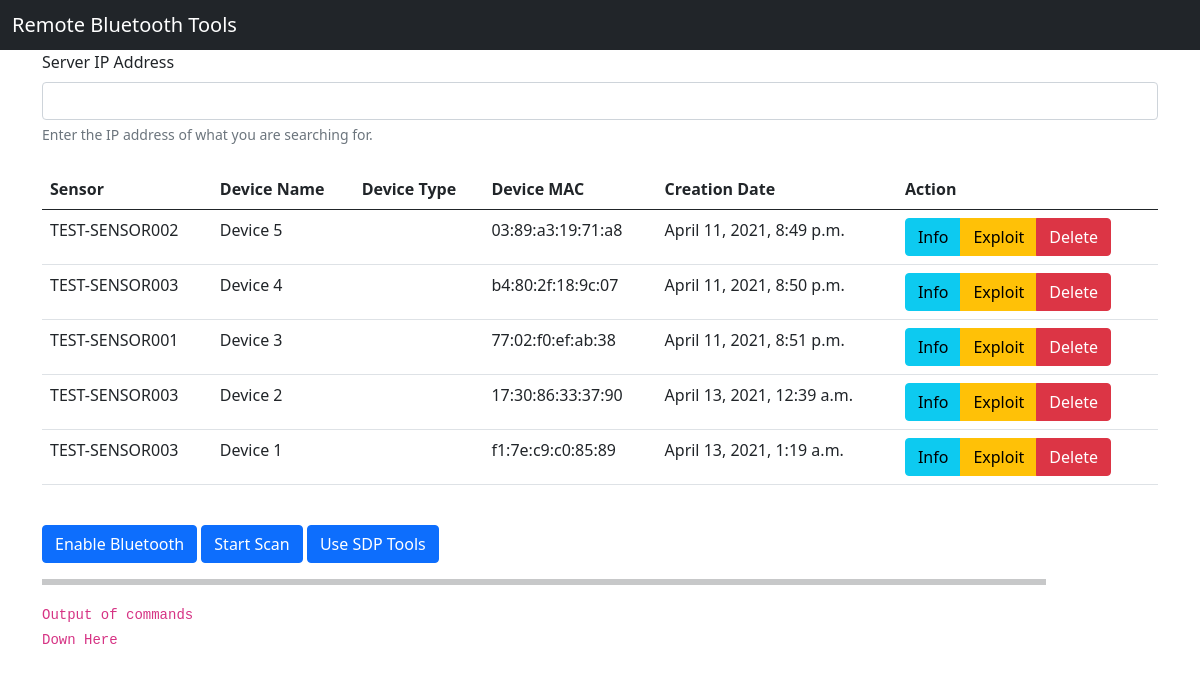
The page / on the database its author committed.
### home/models.py (models this page shows, shortened)
class BluetoothDevice(models.Model):
    sensor = models.CharField(max_length=100)
    device_name = models.CharField(max_length=100)
    device_mac = models.CharField(max_length=100)
    creation_date = models.DateTimeField(default=timezone.now)

### home/views.py (the view)
# urls.py: path('', views.index, name='index'),
def index(request): #Function based view
    devices = BluetoothDevice.objects.all()
    return render(request, 'home/index.html', {'devices': devices})

### home/templates/home/index.html
{% extends "home/base.html" %}
{% block content %}
<div class="container" id="search">
    <form action="#" method="POST">
        <label for="ip_address" class="form-label">Server IP Address</label>
<input type="text" id="ip_address" class="form-control" aria-describedby="ipHelpBlock">
<div id="ipHelpBlock" class="form-text">
Enter the IP address of what you are searching for.</div>
    </form>
    <br>
</div>
<div class="container" id="listing">
    <table class="table">
        <thead>
            <tr>
                <th scope="col">Sensor</th>
                <th scope="col">Device Name</th>
                <th scope="col">Device Type</th>
                <th scope="col">Device MAC</th>
                <th scope="col">Creation Date</th>
                <th scope="col">Action</th>
            </tr>
        </thead>
        <tbody>
            {% for device in devices%}
            <tr>
                <td>{{device.sensor}}</td>
                <td>{{device.device_name}}</td>
                <td>{{device.device_type}}</td>
                <td>{{device.device_mac}}</td>
                <td>{{device.creation_date}}</td>
                <td>
                    <div class="btn-group" role="group" aria-label="Basic example">
                        <button type="button" class="btn btn-info">Info</button>
                        <button type="button" class="btn btn-warning">Exploit</button>
                        <button type="button" class="btn btn-danger">Delete</button>
                      </div>
                </td>
            </tr>
            {% endfor %}
        </tbody>
    </table>
</div>
<br>
<div class="container" id="commands">
        <button type="button" class="btn btn-primary">Enable Bluetooth</button>
        <button type="button" class="btn btn-primary">Start Scan</button>
        <button type="button" class="btn btn-primary">Use SDP Tools</button>
</div>
<div class="container" id="output">
    <hr size="8" width="90%" color="red">
    <code>
        Output of commands <br>
        Down Here
    </code>
</div>
{% endblock %}

### rows shown on the page
BluetoothDevice: sensor "TEST-SENSOR002", device_name "Device 5", device_mac "03:89:a3:19:71:a8", creation_date "April 11, 2021, 8:49 p.m."
BluetoothDevice: sensor "TEST-SENSOR003", device_name "Device 4", device_mac "b4:80:2f:18:9c:07", creation_date "April 11, 2021, 8:50 p.m."
BluetoothDevice: sensor "TEST-SENSOR001", device_name "Device 3", device_mac "77:02:f0:ef:ab:38", creation_date "April 11, 2021, 8:51 p.m."
BluetoothDevice: sensor "TEST-SENSOR003", device_name "Device 2", device_mac "17:30:86:33:37:90", creation_date "April 13, 2021, 12:39 a.m."
BluetoothDevice: sensor "TEST-SENSOR003", device_name "Device 1", device_mac "f1:7e:c9:c0:85:89", creation_date "April 13, 2021, 1:19 a.m."
